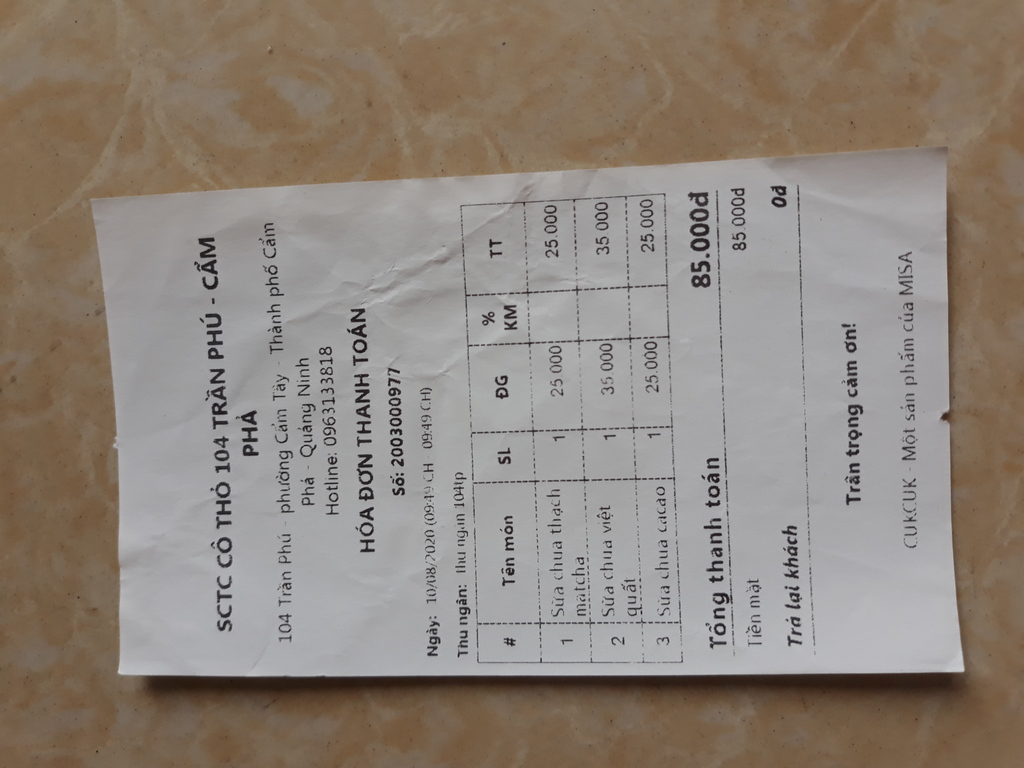
#> input picture src/backend/temp_uploads/upload_0081961e.jpg, 1024 x 768 px
$ python -i document_processor.py   (imports and definitions only)
#> lines starting #> are read from the running program, lines starting #| are printed output that depends on the picture; after the words box and inside, x2 and y2 are one past the last pixel; in counts of white or black regions, pixels touching at a corner belong together
import cv2
import numpy as np

def order_points(pts):
    rect = np.zeros((4, 2), dtype='float32')
    s = pts.sum(axis=1)
    rect[0] = pts[np.argmin(s)]
    rect[2] = pts[np.argmax(s)]
    diff = np.diff(pts, axis=1)
    rect[1] = pts[np.argmin(diff)]
    rect[3] = pts[np.argmax(diff)]
    return rect

def four_point_transform(image, pts):
    rect = order_points(pts)
    tl, tr, br, bl = rect
    widthA = np.sqrt((br[0] - bl[0]) ** 2 + (br[1] - bl[1]) ** 2)
    widthB = np.sqrt((tr[0] - tl[0]) ** 2 + (tr[1] - tl[1]) ** 2)
    maxWidth = max(int(widthA), int(widthB))
    heightA = np.sqrt((tr[0] - br[0]) ** 2 + (tr[1] - br[1]) ** 2)
    heightB = np.sqrt((tl[0] - bl[0]) ** 2 + (tl[1] - bl[1]) ** 2)
    maxHeight = max(int(heightA), int(heightB))
    dst = np.array([[0, 0], [maxWidth - 1, 0], [maxWidth - 1, maxHeight - 1], [0, maxHeight - 1]], dtype='float32')
    M = cv2.getPerspectiveTransform(rect, dst)
    warped = cv2.warpPerspective(image, M, (maxWidth, maxHeight))
    return warped

def enhance_illumination(image):
    lab = cv2.cvtColor(image, cv2.COLOR_BGR2LAB)
    l, a, b = cv2.split(lab)
    clahe = cv2.createCLAHE(clipLimit=2.0, tileGridSize=(8, 8))
    cl = clahe.apply(l)
    limg = cv2.merge((cl, a, b))
    final = cv2.cvtColor(limg, cv2.COLOR_LAB2BGR)
    return final

def process_document(image_path, output_path=None):
#> called with image_path = 'temp_uploads/upload_0081961e.jpg'
    image = cv2.imread(image_path)
#> image is the input picture: shape (768, 1024, 3); mean B, G, R 122.5, 132.2, 142.4
    if image is None:
        raise ValueError(f'Không thể đọc được ảnh từ {image_path}')
    orig = image.copy()
    ratio = image.shape[0] / 500.0
#> ratio = 1.54
    import imutils
    image = imutils.resize(image, height=500)
#> image: shape (500, 666, 3)
    gray = cv2.cvtColor(image, cv2.COLOR_BGR2GRAY)
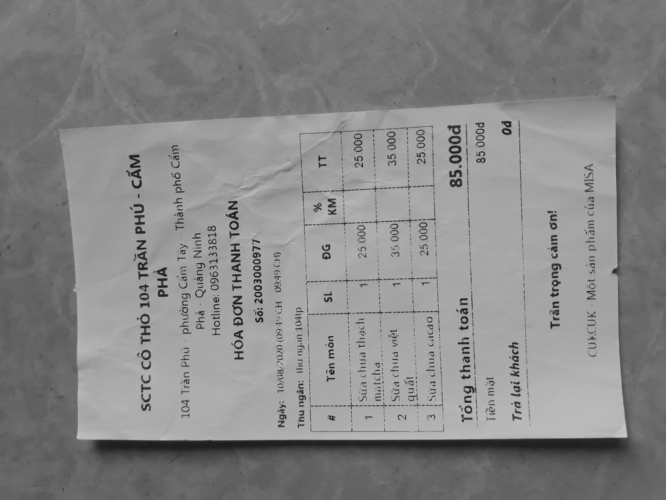
#> gray: shape (500, 666); min 25, max 199, mean 134.1
    gray = cv2.GaussianBlur(gray, (5, 5), 0)
    edged = cv2.Canny(gray, 75, 200)
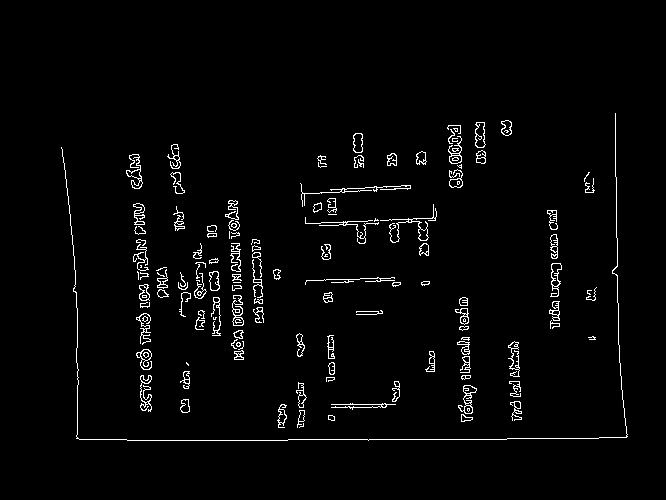
#> edged: shape (500, 666); 2.5% white in thin lines or dots, all inside (x1, y1, x2, y2) = (61, 113, 628, 441)
    cnts = cv2.findContours(edged.copy(), cv2.RETR_LIST, cv2.CHAIN_APPROX_SIMPLE)
#> cnts = 266 contours, 134 with area under 20; largest, box (x1, y1, x2, y2) and area: (475, 122, 486, 148) 206, (475, 122, 486, 148) 184, (550, 263, 562, 297) 182, (458, 385, 477, 414) 178, (126, 154, 143, 189) 162
    cnts = imutils.grab_contours(cnts)
    cnts = sorted(cnts, key=cv2.contourArea, reverse=True)[:5]
#> cnts = 5 contours; box (x1, y1, x2, y2) and area: (475, 122, 486, 148) 206, (475, 122, 486, 148) 184, (550, 263, 562, 297) 182, (458, 385, 477, 414) 178, (126, 154, 143, 189) 162
    screenCnt = None
    for c in cnts:
        peri = cv2.arcLength(c, True)
        approx = cv2.approxPolyDP(c, 0.02 * peri, True)
        if len(approx) == 4:
            screenCnt = approx
            break
#> this loop made 5 passes
#> peri on passes 1 to 5: 73.7, 97.15, 123.8, 155, 213.1
    if screenCnt is not None:
        warped = four_point_transform(orig, screenCnt.reshape(4, 2) * ratio)
    else:
        warped = orig.copy()
    enhanced = enhance_illumination(warped)
#> in enhance_illumination, `lab = cv2.cvtColor(image, cv2.COLOR_BGR2LAB)`: lab: shape (768, 1024, 3); mean of channels 0, 1, 2 141.9, 130.5, 135
#> in enhance_illumination, `l, a, b = cv2.split(lab)`:
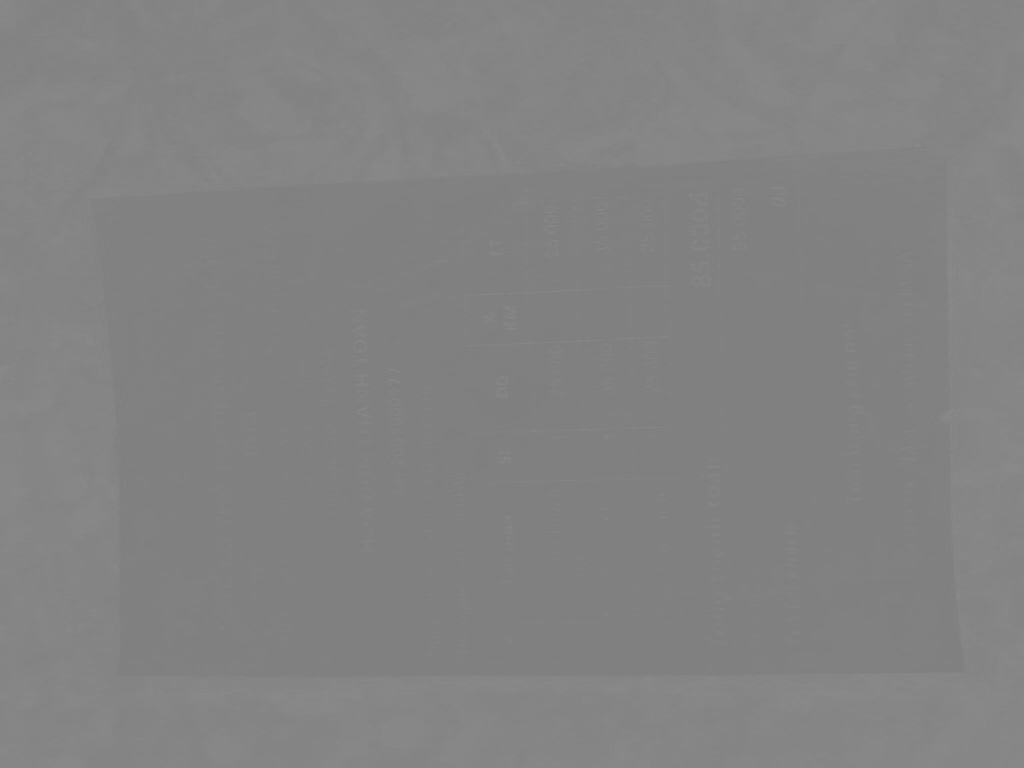
#> a: shape (768, 1024); min 125, max 139, mean 130.5
#> in enhance_illumination, `cl = clahe.apply(l)`:
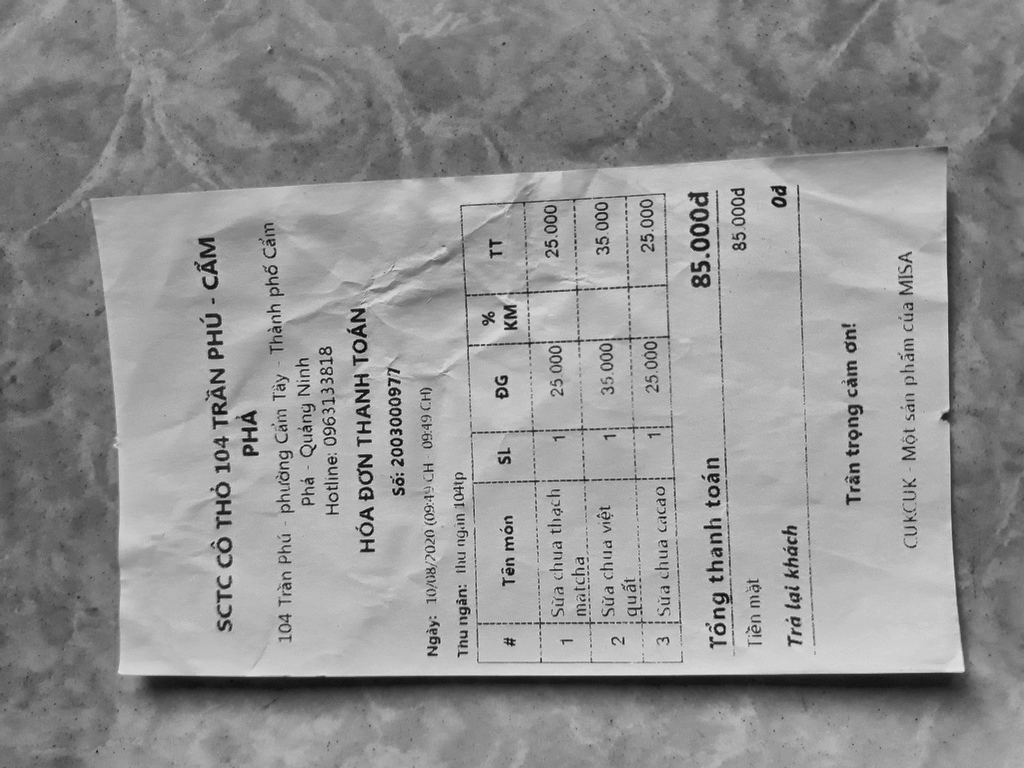
#> cl: shape (768, 1024); min 6, max 225, mean 145.5
#> in enhance_illumination, `limg = cv2.merge((cl, a, b))`: limg: shape (768, 1024, 3); mean of channels 0, 1, 2 145.5, 130.5, 135
#> in enhance_illumination, `final = cv2.cvtColor(limg, cv2.COLOR_LAB2BGR)`:
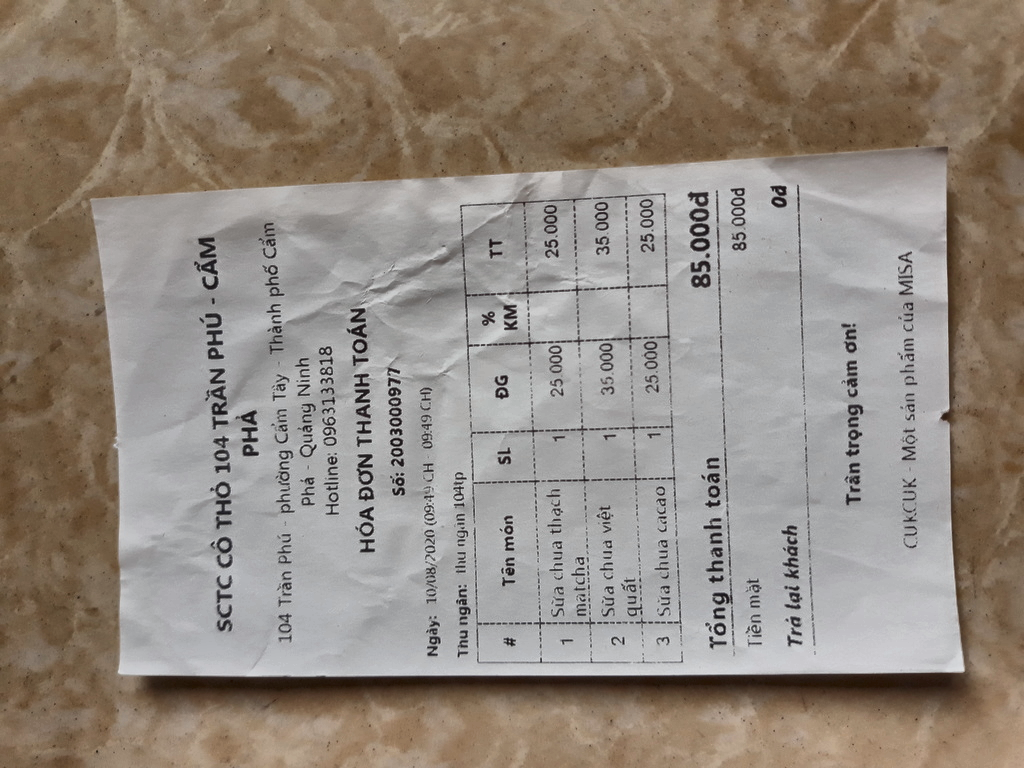
#> final: shape (768, 1024, 3); mean B, G, R 126.4, 136.2, 146.3
    if output_path:
        cv2.imwrite(output_path, enhanced)
        return output_path
    return enhanced

>>> result = process_document('temp_uploads/upload_0081961e.jpg')
